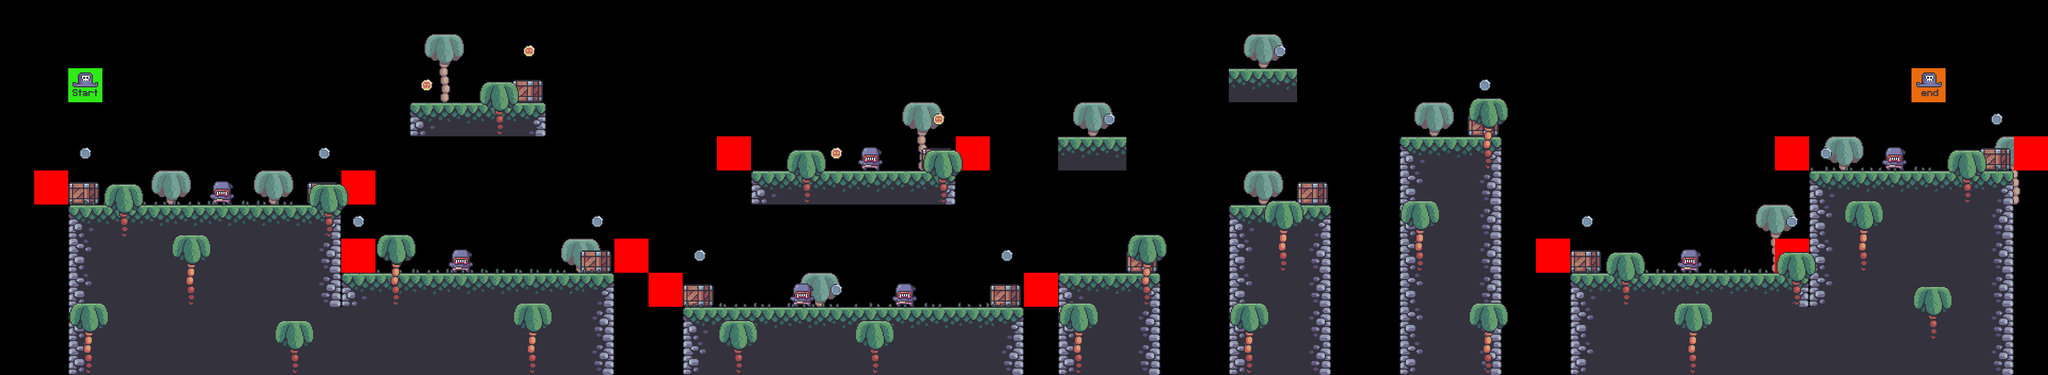

This is a level from a 2D game, rendered from its Tiled map with the project's own tilesets. A one-line summary and the map file follow, with tile-layer data summarised:
An orthogonal 60x11 tile map with 64x64 px tiles, 9 tile layers (bg_palms, terrain, crates, grass, ...), 7 tilesets.

<map version="1.5" tiledversion="1.7.2" orientation="orthogonal" renderorder="right-down" width="60" height="11" tilewidth="64" tileheight="64" infinite="0" nextlayerid="21" nextobjectid="1">
 <editorsettings>
  <export target="../level_1/level_1.csv" format="csv" />
 </editorsettings>
 <tileset firstgid="1" source="../tilesets/terrain_tiles.tsx" />
 <tileset firstgid="17" source="../tilesets/grass_tiles.tsx" />
 <tileset firstgid="22" source="../tilesets/crates.tsx" />
 <tileset firstgid="23" source="../tilesets/coin_tiles.tsx" />
 <tileset firstgid="25" source="../tilesets/palms.tsx" />
 <tileset firstgid="28" source="../tilesets/enemy_tiles.tsx" />
 <tileset firstgid="30" source="../tilesets/player_tiles.tsx" />
 <layer id="20" name="bg_palms" width="60" height="11">
  <data>[660 cells, 13 non-empty, 1 distinct tile ids]</data>
 </layer>
 <layer id="13" name="terrain" width="60" height="11">
  <data>[660 cells, 200 non-empty, 6 distinct tile ids]</data>
 </layer>
 <layer id="14" name="crates" width="60" height="11">
  <data>[660 cells, 14 non-empty, 1 distinct tile ids]</data>
 </layer>
 <layer id="15" name="grass" width="60" height="11">
  <data>[660 cells, 39 non-empty, 5 distinct tile ids]</data>
 </layer>
 <layer id="16" name="enemies" width="60" height="11">
  <data>[660 cells, 7 non-empty, 1 distinct tile ids]</data>
 </layer>
 <layer id="17" name="constraints" width="60" height="11">
  <data>[660 cells, 12 non-empty, 1 distinct tile ids]</data>
 </layer>
 <layer id="18" name="fg_palms" width="60" height="11">
  <data>[660 cells, 25 non-empty, 2 distinct tile ids]</data>
 </layer>
 <layer id="19" name="coins" width="60" height="11">
  <data>[660 cells, 18 non-empty, 2 distinct tile ids]</data>
 </layer>
 <layer id="11" name="player" width="60" height="11">
  <data>[660 cells, 2 non-empty, 2 distinct tile ids]</data>
 </layer>
</map>
